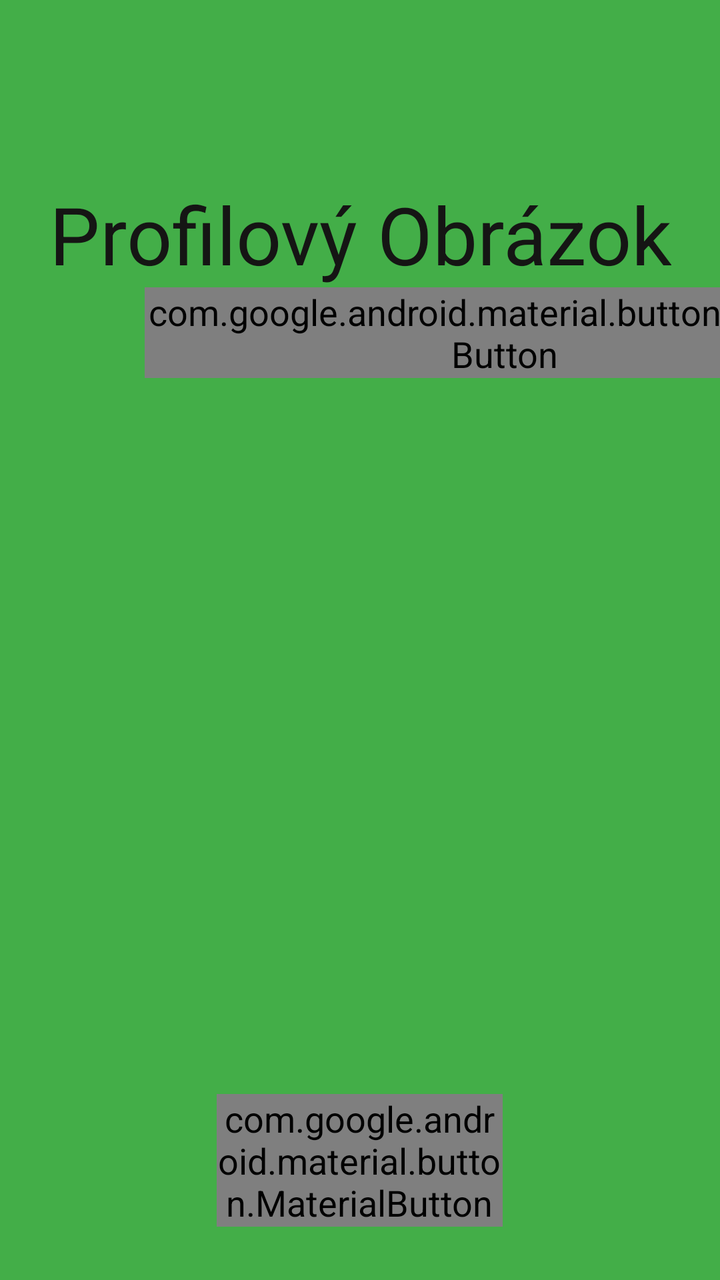
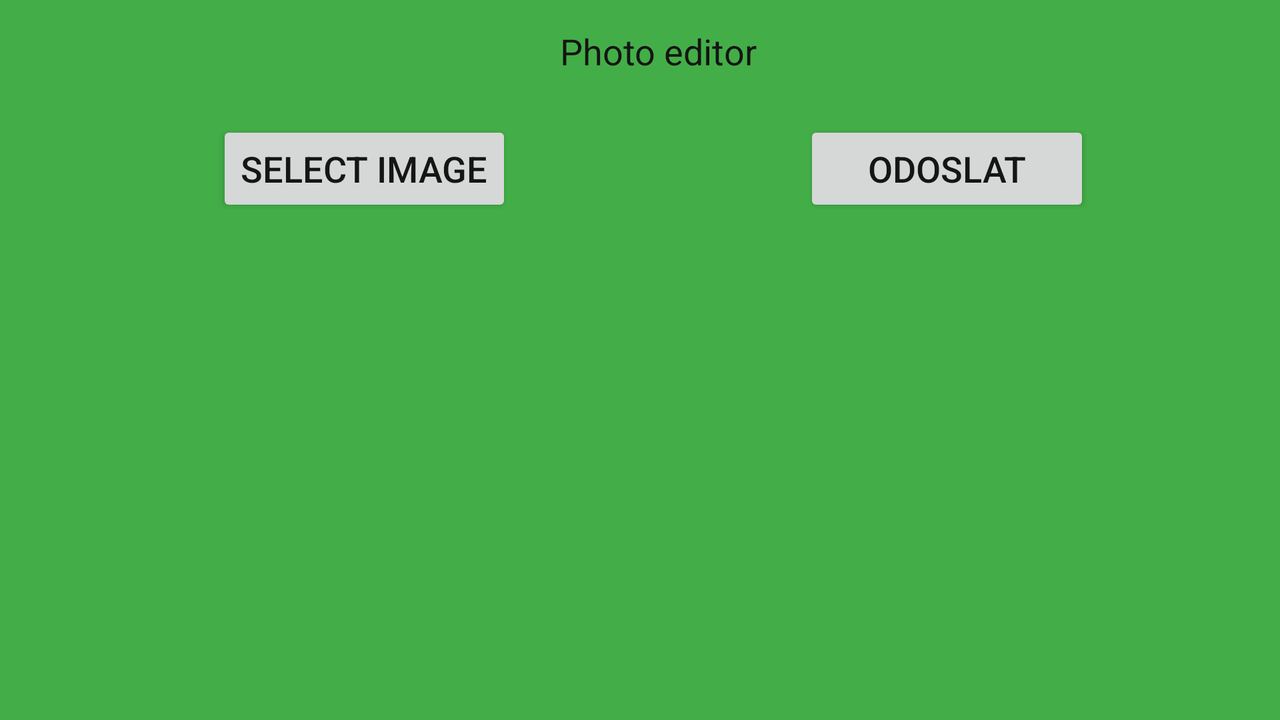

First picture: res/layout/ on a phone held upright. Second picture: the repository's own variant of that layout, on a device whose configuration matches the variant's folder. Source for both follows.
<!-- AndroidManifest.xml: application theme AppTheme -->
<!-- res/layout/fragment_profile_photo.xml -->
<layout xmlns:tools="http://schemas.android.com/tools"
    xmlns:android="http://schemas.android.com/apk/res/android"
    xmlns:app="http://schemas.android.com/apk/res-auto">

    <data>

        <variable
            name="model"
            type="com.example.cvicenie2.viewmodels.AuthViewModel" />
    </data>
    <androidx.constraintlayout.widget.ConstraintLayout
        android:layout_width="match_parent"
        android:layout_height="match_parent"
        >

        <TextView
            android:id="@+id/textView"
            android:layout_width="wrap_content"
            android:layout_height="wrap_content"
            android:textSize="40sp"
            android:text="Profilový Obrázok"
            android:textAlignment="center"
            app:layout_constraintBottom_toBottomOf="parent"
            app:layout_constraintEnd_toEndOf="parent"
            app:layout_constraintStart_toStartOf="parent"
            app:layout_constraintTop_toTopOf="parent"
            app:layout_constraintVertical_bias="0.154" />

        <com.google.android.material.button.MaterialButton
            android:id="@+id/BSelectImage"
            android:layout_width="wrap_content"
            android:layout_height="wrap_content"
            android:layout_centerHorizontal="true"
            android:layout_marginStart="48sp"
            app:cornerRadius="35sp"
            android:text="Vybrať obrázok"
            android:textSize="18sp"
            app:layout_constraintStart_toStartOf="@id/textView"
            app:layout_constraintTop_toBottomOf="@id/textView" />

        <ImageView
            android:id="@+id/IVPreviewImage"
            android:layout_width="match_parent"
            android:layout_height="300sp"
            android:layout_below="@id/BSelectImage"
            app:imageUrl="@{model.imageFile}"
            android:layout_marginTop="30sp"
            app:layout_constraintTop_toBottomOf="@id/BSelectImage"/>

        <com.google.android.material.button.MaterialButton
            android:id="@+id/submit_button"
            android:layout_width="143sp"
            app:cornerRadius="35sp"
            android:layout_height="wrap_content"
            android:layout_centerHorizontal="true"
            android:layout_marginStart="84sp"
            android:layout_marginTop="28sp"
            android:onClick="@{() -> model.uploadPhoto()}"
            android:text="Odoslať"
            android:textSize="18sp"
            app:layout_constraintStart_toStartOf="@id/textView"
            app:layout_constraintTop_toBottomOf="@id/IVPreviewImage" />
    </androidx.constraintlayout.widget.ConstraintLayout>
</layout>
<!-- resources referenced by this layout -->
<resources>
  <style name="AppTheme" parent="Theme.AppCompat.Light.DarkActionBar">
          <item name="colorPrimary">#BFF8C1</item>
          <item name="colorPrimaryDark">#43AE48</item>
          <item name="colorAccent">#7C022C</item>
          <item name="android:colorForeground">#BFF8C1</item>
          <item name="android:colorBackground">#43AE48</item>
          <item name="android:textColor">#151514</item>
          <item name="android:textSize">18sp</item>
  
  
      </style>
</resources>
<!-- res/layout-land/fragment_profile_photo.xml (the author's variant of the layout above) -->
<!-- drawn on the phone turned sideways -->
<layout xmlns:tools="http://schemas.android.com/tools"
    xmlns:android="http://schemas.android.com/apk/res/android"
    xmlns:app="http://schemas.android.com/apk/res-auto">

    <data>

        <variable
            name="model"
            type="com.example.cvicenie2.viewmodels.AuthViewModel" />
    </data>
    <androidx.constraintlayout.widget.ConstraintLayout
        android:layout_width="match_parent"
        android:layout_height="match_parent"
        >

        <TextView
            android:id="@+id/textView"
            android:layout_width="146dp"
            android:layout_height="47dp"
            android:text="Photo editor"
            android:textAlignment="center"
            app:layout_constraintBottom_toBottomOf="parent"
            app:layout_constraintEnd_toEndOf="parent"
            app:layout_constraintHorizontal_bias="0.518"
            app:layout_constraintStart_toStartOf="parent"
            app:layout_constraintTop_toTopOf="parent"
            app:layout_constraintVertical_bias="0.043" />

        <Button
            android:id="@+id/BSelectImage"
            android:layout_width="wrap_content"
            android:layout_height="wrap_content"
            android:layout_centerHorizontal="true"
            android:text="SELECT IMAGE"
            android:textSize="18sp"
            app:layout_constraintEnd_toStartOf="@id/textView"
            app:layout_constraintTop_toBottomOf="@id/textView" />

        <ImageView
            android:id="@+id/IVPreviewImage"
            android:layout_width="712dp"
            android:layout_height="249dp"
            android:layout_below="@id/BSelectImage"
            android:layout_marginTop="4dp"
            app:imageUrl="@{model.imageFile}"
            app:layout_constraintTop_toBottomOf="@id/BSelectImage"
            tools:layout_editor_absoluteX="83dp"
            tools:ignore="MissingConstraints" />

        <Button
            android:id="@+id/submit_button"
            android:layout_width="143dp"
            android:layout_height="0dp"
            android:layout_centerHorizontal="true"
            android:onClick="@{() -> model.uploadPhoto()}"
            android:text="Odoslat"
            android:textSize="18sp"
            app:layout_constraintStart_toEndOf="@id/textView"
            app:layout_constraintTop_toBottomOf="@id/textView" />
    </androidx.constraintlayout.widget.ConstraintLayout>
</layout>
